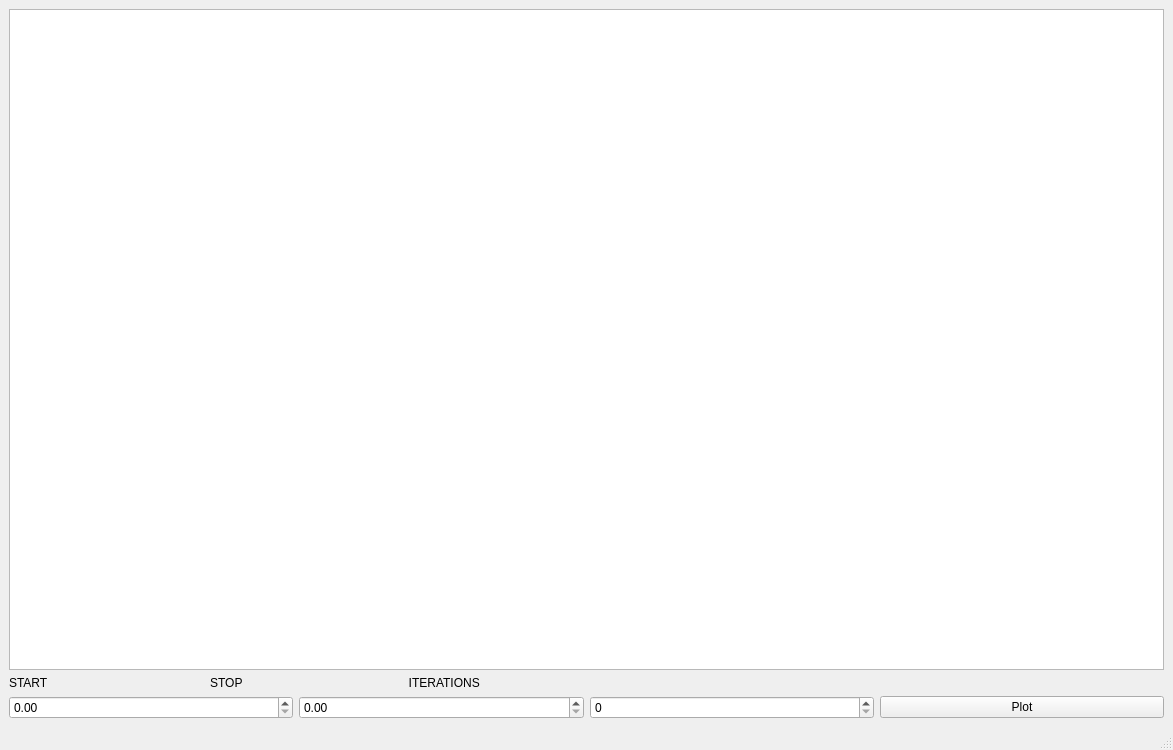
<?xml version="1.0" encoding="UTF-8"?>
<ui version="4.0">
 <class>MainWindow</class>
 <widget class="QMainWindow" name="MainWindow">
  <property name="geometry">
   <rect>
    <x>0</x>
    <y>0</y>
    <width>1173</width>
    <height>750</height>
   </rect>
  </property>
  <property name="windowTitle">
   <string>MainWindow</string>
  </property>
  <widget class="QWidget" name="centralwidget">
   <layout class="QGridLayout" name="gridLayout">
    <item row="0" column="0">
     <layout class="QVBoxLayout" name="verticalLayout">
      <item>
       <widget class="PlotWidget" name="plot_graph"/>
      </item>
      <item>
       <layout class="QHBoxLayout" name="horizontalLayout_3"/>
      </item>
      <item>
       <widget class="QLabel" name="label">
        <property name="text">
         <string>START                                                 STOP                                                  ITERATIONS</string>
        </property>
       </widget>
      </item>
      <item>
       <layout class="QHBoxLayout" name="horizontalLayout">
        <item>
         <widget class="QDoubleSpinBox" name="start_button"/>
        </item>
        <item>
         <widget class="QDoubleSpinBox" name="stop_button"/>
        </item>
        <item>
         <widget class="QSpinBox" name="iterations_button"/>
        </item>
        <item>
         <widget class="QPushButton" name="plot_button">
          <property name="text">
           <string>Plot</string>
          </property>
         </widget>
        </item>
       </layout>
      </item>
     </layout>
    </item>
   </layout>
  </widget>
  <widget class="QMenuBar" name="menubar">
   <property name="geometry">
    <rect>
     <x>0</x>
     <y>0</y>
     <width>1173</width>
     <height>31</height>
    </rect>
   </property>
  </widget>
  <widget class="QStatusBar" name="statusbar"/>
 </widget>
 <customwidgets>
  <customwidget>
   <class>PlotWidget</class>
   <extends>QGraphicsView</extends>
   <header location="global">pyqtgraph</header>
  </customwidget>
 </customwidgets>
 <resources/>
 <connections/>
</ui>
